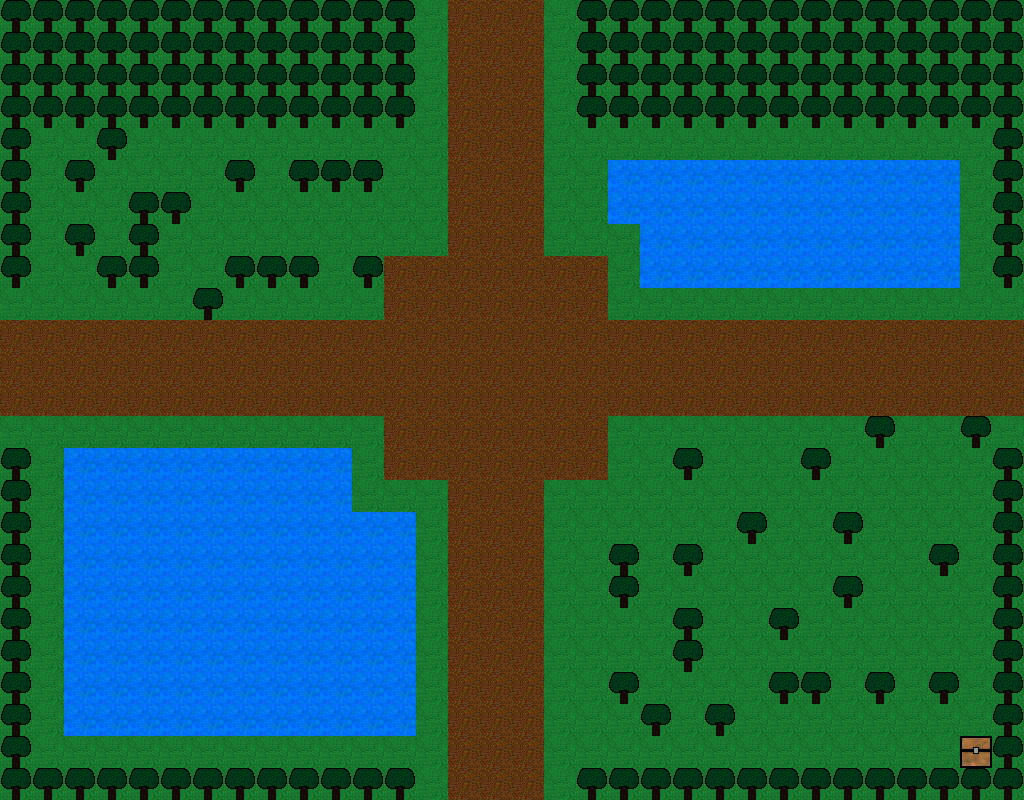

This is a level from a 2D game, rendered from its Tiled map with the project's own tilesets. A one-line summary and the map file follow, with tile-layer data summarised:
An orthogonal 32x25 tile map with 32x32 px tiles, 1 tile layer (Tile Layer 1).

<map version="1.0" orientation="orthogonal" renderorder="right-down" width="32" height="25" tilewidth="32" tileheight="32" nextobjectid="1">
 <tileset firstgid="1" name="Tileset" tilewidth="32" tileheight="32" tilecount="100" columns="10">
  <image source="tileSet32.png" width="320" height="320" />
 </tileset>
 <layer name="Tile Layer 1" width="32" height="25">
  <data>[800 cells, 800 non-empty, 5 distinct tile ids]</data>
 </layer>
</map>
